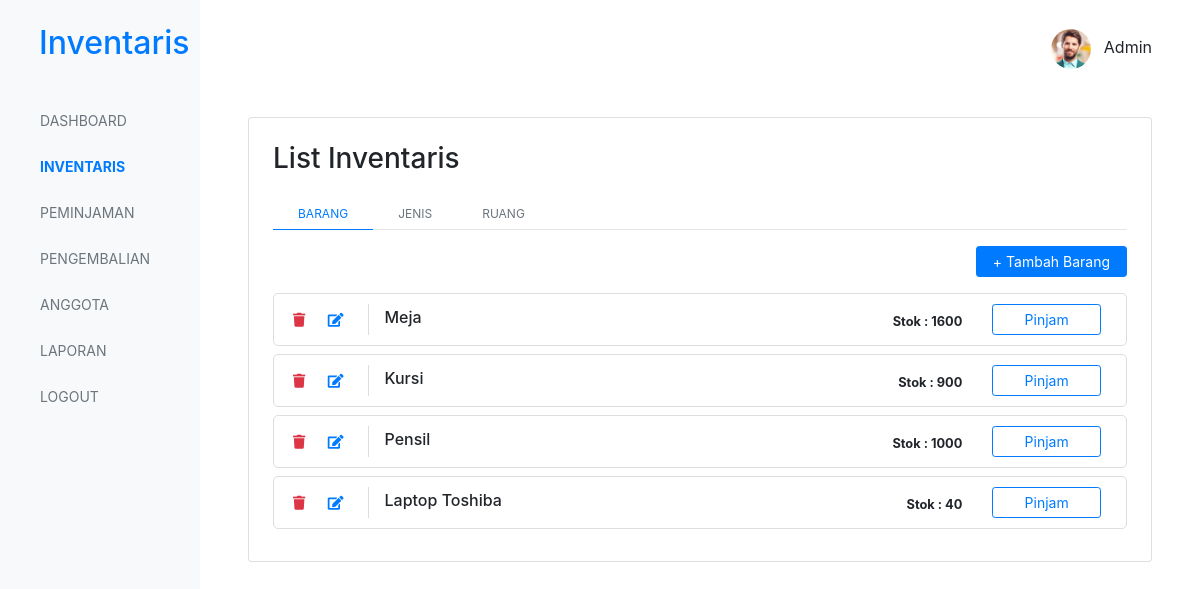
The page /inventaris.php (signed in) on the database its author committed.
### tables this page shows
CREATE TABLE `inventaris` (
  `id_inventaris` int(11) NOT NULL,
  `nama` varchar(20) NOT NULL,
  `kondisi` enum('Baik','Kurang Baik') NOT NULL,
  `keterangan` text NOT NULL,
  `jumlah` int(25) NOT NULL,
  `id_jenis` int(11) NOT NULL,
  `tanggal_register` date NOT NULL,
  `id_ruang` int(11) NOT NULL,
  `kode_inventaris` varchar(25) NOT NULL,
  `id_petugas` int(11) NOT NULL
);

### class/Database.php (called while the page is built, shortened)
<?php
  class Database
  {
    protected $host   = DB_HOST,
              $user   = DB_USER,
              $pass   = DB_PASS,
              $dbname = DB_NAME;
    public function __construct() {
      $this->conn = new mysqli($this->host, $this->user, $this->pass, $this->dbname);
    }
    public function fetchAll($query)
    {
      $data = [];
      while ($row = $query->fetch_assoc()) {
        $data[] = $row;
      }
      return $data;
    }
  }

### init.php (called while the page is built, shortened)
<?php
  $invent = new Inventaris();
?>

### class/Inventaris.php (called while the page is built, shortened)
<?php
  class Inventaris extends Database
  {
    private $table = 'inventaris';
    public function getAllInventaris()
    {
      $sql = "SELECT * FROM $this->table
              JOIN petugas ON $this->table.id_petugas = petugas.id_petugas
              JOIN jenis ON $this->table.id_jenis = jenis.id_jenis
              JOIN ruang ON $this->table.id_ruang = ruang.id_ruang";
      $query = $this->conn->query($sql);
      $result = $this->fetchAll($query);
      return $result;
    }
  }

### inventaris.php (the view, shortened to what this page needs)
<?php
  require_once 'init.php';
  require_once '_templates/header.php';
  $data = $invent->getAllInventaris();
?>
<div class="card p-4">
  <h3>List Inventaris</h3>
  <ul class="tab-container mt-3 d-flex">
    <li class="tab-item"><a href="<?= BASE_URL; ?>/inventaris.php" class="tab-link active">Barang</a></li>
    <li class="tab-item"><a href="<?= BASE_URL; ?>/jenis.php" class="tab-link">Jenis</a></li>
    <li class="tab-item"><a href="<?= BASE_URL; ?>/ruang.php" class="tab-link">Ruang</a></li>
  </ul>
  <hr style="margin-top: -11px;">
  <?php if ($_SESSION['user']['id_level'] == 1) : ?>
  <div class="d-flex">
    <a href="<?= BASE_URL; ?>/inventaris.tambah.php" class="btn btn-primary btn btn-sm btn-round d-inline-block mb-3 ml-auto px-3">+ Tambah Barang</a>
  </div>
  <?php endif; ?>
  <?php if ($data) : ?>
  <div class="list-container">
    <?php foreach ($data as $key => $row) : ?>
    <div class="d-flex list-item-container mb-2">
      <div class="list-item-toolbox">
        <a onclick=" return confirm('Apakah anda yakin ingin menghapus datanya ?')" href="<?= BASE_URL; ?>/inventaris.delete.php?id=<?= $row['id_inventaris'] ?>" class="btn btn-sm text-danger"><i class="fas fa-trash"></i></a>
        <a href="<?= BASE_URL; ?>/inventaris.edit.php?id=<?= $row['id_inventaris'] ?>" class="btn btn-sm text-primary"><i class="fas fa-edit"></i></a>
      </div>
      <div class="col pl-3 pt-1">
        <h6 class="mb-0"><?= $row['nama'] ?></h6>
      </div>
      <div class="col text-right pt-1">
        <small class="font-weight-bold">Stok : <?= $row['jumlah'] ?></small>
      </div>
      <div class="col-2">
        <a href="<?= BASE_URL; ?>/inventaris.pinjam.php?id=<?= $row['id_inventaris'] ?>" class="btn btn-sm btn-round btn-outline-primary d-block">Pinjam</a>
      </div>
    </div>
    <?php endforeach; ?>
  </div>
  <?php else : ?>
    <em class="text-center">Tidak ada data barang !</em>
  <?php endif; ?>
</div>
<?php require_once '_templates/footer.php'; ?>

### assets/css/main.css (style rules this page uses)
a { text-decoration: none !important; }
.tab-container { position: relative; list-style: none; margin-left: -40px; }
.tab-container .tab-item { display: inline-block; }
.tab-container .tab-item a { color: var(--secondary); font-size: 12px; text-transform: uppercase; padding: 8px 25px; }
.tab-container .tab-item a.active { color: var(--primary); border-bottom: 1px solid var(--primary); }
.list-item-container { padding: 10px; border: 1px solid #ddd; border-radius: 5px; }
.list-item-toolbox { padding-right: 15px; border-right: 1px solid #ddd; }

### rows shown on the page
inventaris: nama "Meja", jumlah "1600"
inventaris: nama "Kursi", jumlah "900"
inventaris: nama "Pensil", jumlah "1000"
inventaris: nama "Laptop Toshiba", jumlah "40"

### other values the page prints
$_SESSION['user']['nama_petugas'] "Admin"
